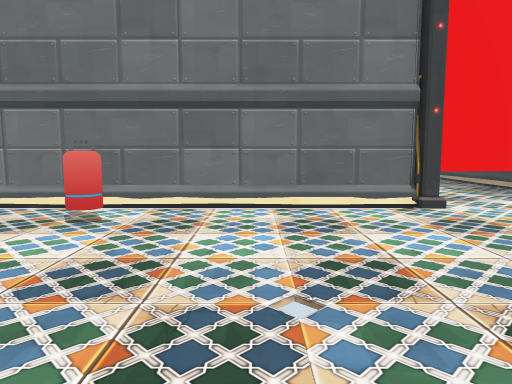
view 1 (above)

14 first-person views from a walk through a scene from a Unity 3-D project. The camera is 1.4 m above the floor, tilts 6° down and sees 70° across. The floor is counted in squares, 1 m on a side. Each view is taken from the middle of a square. On the plan, view 1 faces up. The plan holds only what a view shows up to about 16 squares ahead; the rest is blank. The place goes on beyond the plan. The player character is not drawn. Door leaves are left out, so doorways stand open.

view 2
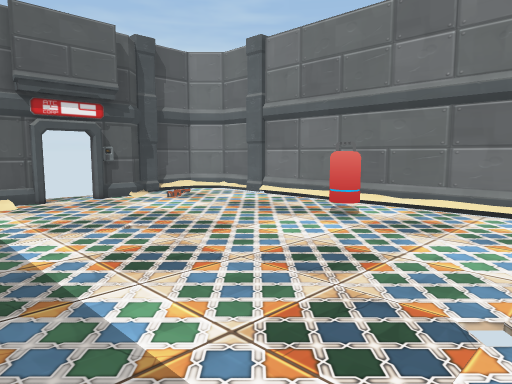

view 3
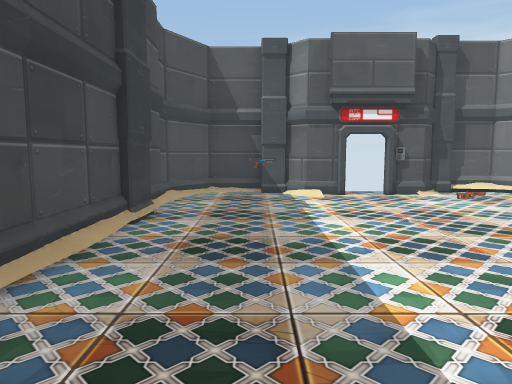

view 4
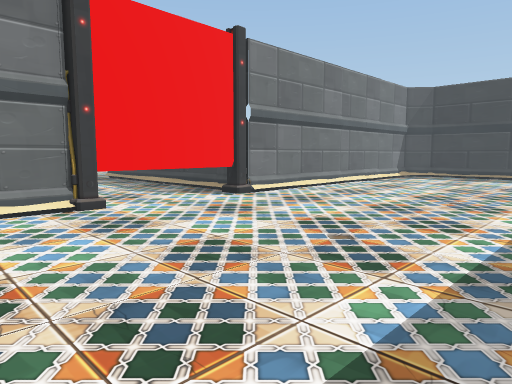

view 5
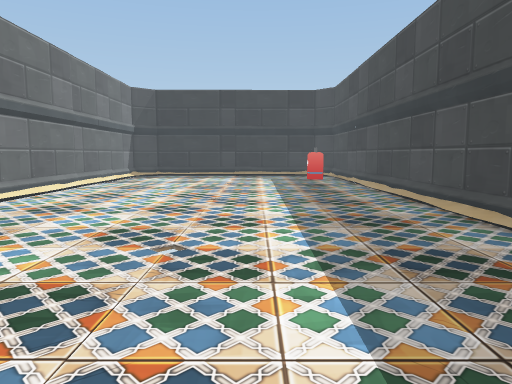

view 6
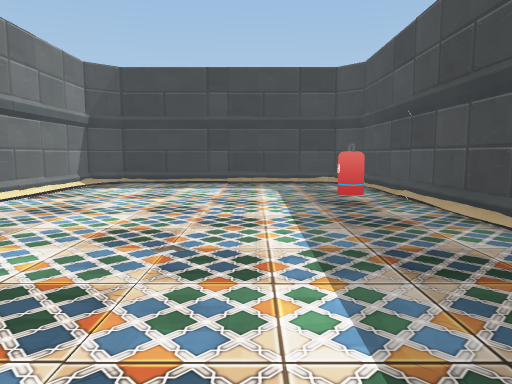

view 7
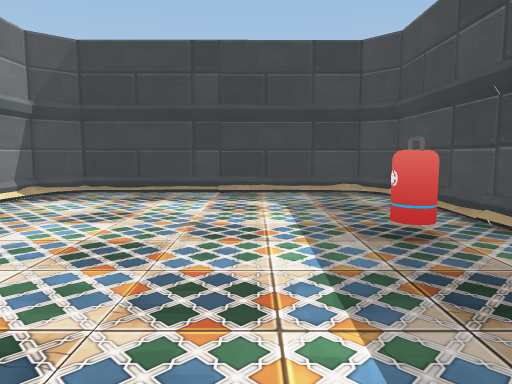

view 8
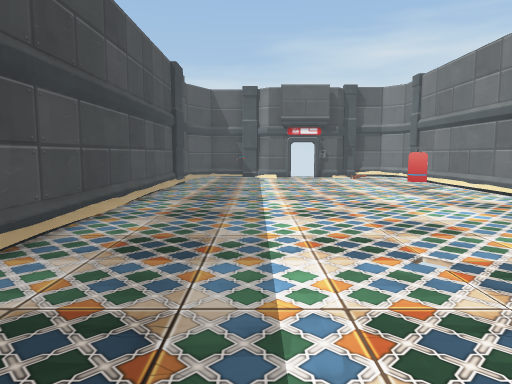

view 9
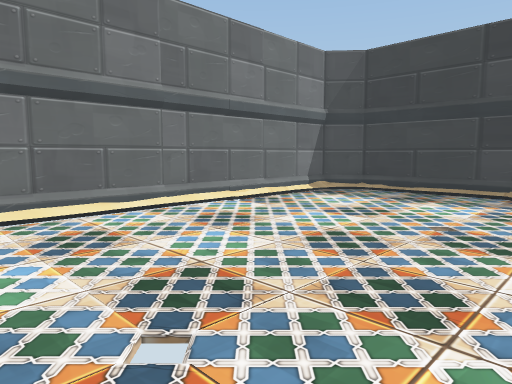

view 10
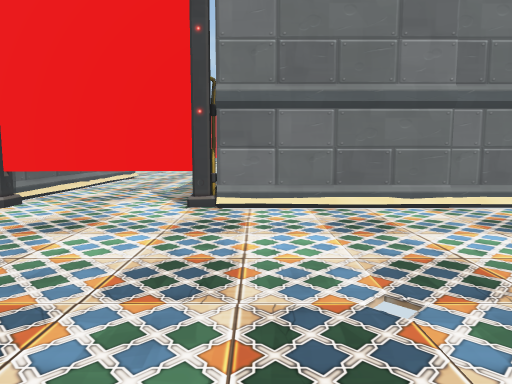

view 11
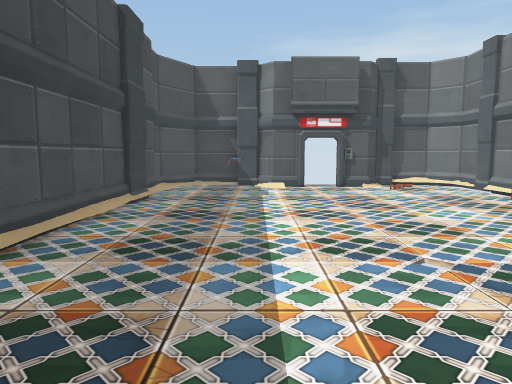

view 12
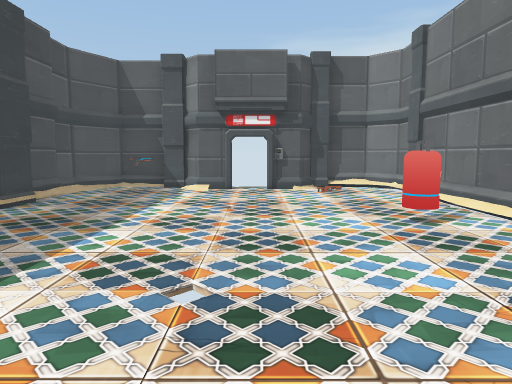

view 13
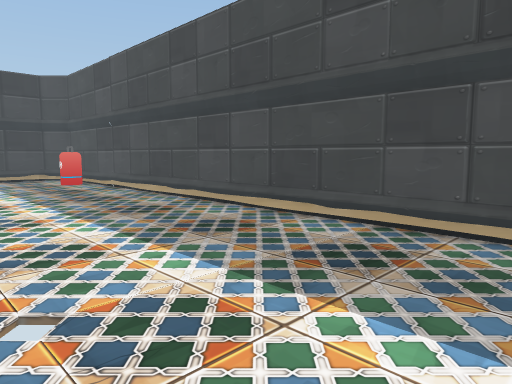

view 14
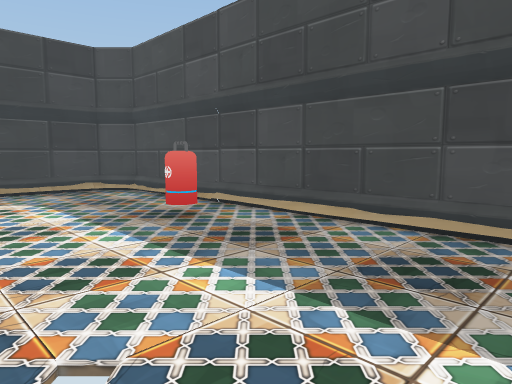

### Floor plan
Key: @ floor where view 1 was taken; # wall or solid block; . floor; / step, stairs or slope; D open door; O other object.
Columns run from 12 left of view 1 to 24 right of it. Each row starts with its distance up from view 1.
 12                 #     #
 11                 #.....#
 10  ################...OO##############
  9 ##//////////////O...../////////////##
  8 #/......O...........................#
  7 ##......OO..........................#
  6  #..................................#
  5  #D.................................#
  4  D..................................#
  3  D..................................#
  2  #D.................................#
  1  #..................................#
  0 ##..O.......@................O......#
 -1 #............................O......#
 -2 ##..................................#
 -3  ####################################

Positions as (right, up) in squares from view 1, and headings:
1: (0, 0), facing up
2: (1, 0), facing up-left
3: (2, 0), facing left
4: (1, 0), facing up-right
5: (1, 2), facing right
6: (7, 2), facing right
7: (11, 2), facing right
8: (11, 1), facing left
9: (11, 1), facing up-right
10: (11, 0), facing up
11: (5, 1), facing left
12: (4, 4), facing left
13: (3, 4), facing down-right
14: (10, 4), facing down-right
